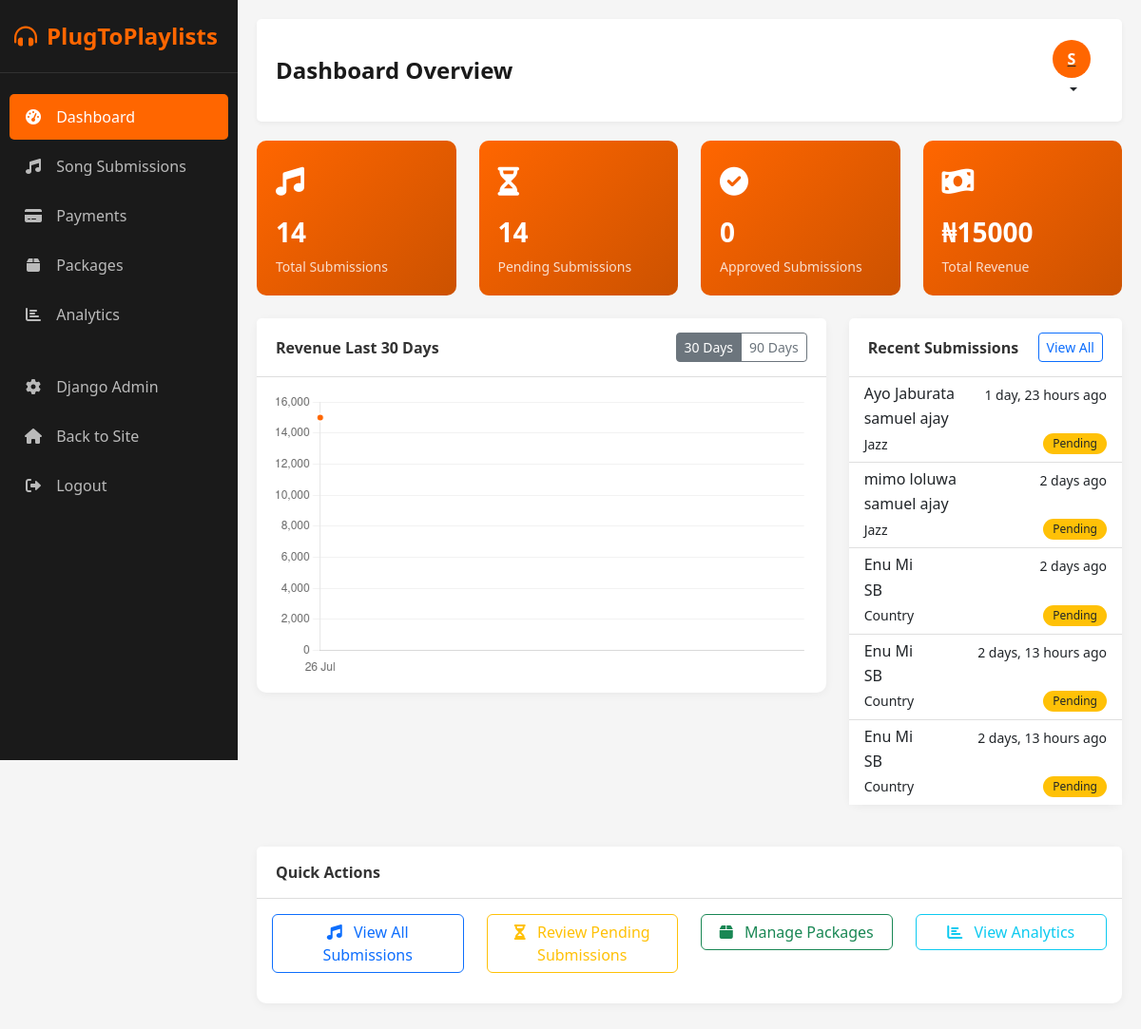
/admin-dashboard/ (signed in), run on the app's committed database.
### landing/models.py (models this page shows, shortened)
class SongSubmission(models.Model):
    GENRE_CHOICES = [
        ('pop', 'Pop'),
        ('hiphop', 'Hip Hop/Rap'),
        ('rnb', 'R&B'),
        ('edm', 'Electronic/Dance'),
        ('rock', 'Rock'),
        ('alternative', 'Alternative'),
        ('country', 'Country'),
        ('jazz', 'Jazz'),
        ('classical', 'Classical'),
        ('other', 'Other'),
    ]
    LINK_TYPE_CHOICES = [
        ('spotify', 'Spotify'),
        ('youtube', 'YouTube Music'),
    ]
    PAYMENT_STATUS_CHOICES = [
        ('pending', 'Pending'),
        ('completed', 'Completed'),
        ('failed', 'Failed'),
    ]
    user = models.ForeignKey(User, on_delete=models.SET_NULL, null=True, blank=True)
    artist_name = models.CharField(max_length=100)
    song_title = models.CharField(max_length=100)
    genre = models.CharField(max_length=50, choices=GENRE_CHOICES)
    link_type = models.CharField(max_length=20, choices=LINK_TYPE_CHOICES)
    music_link = models.URLField()
    song_file = models.FileField(
        upload_to='song_submissions/%Y/%m/%d/',
        null=True,
        blank=True,
        help_text="Upload your song file if you don't have a streaming link"
    )
    email = models.EmailField()
    phone = models.CharField(max_length=20, blank=True, null=True)
    social_media = models.CharField(
        max_length=100,
        blank=True,
        help_text="Your Instagram/Twitter handle"
    )
    bio = models.TextField(
        blank=True,
        help_text="Tell us about yourself and your music"
    )
    submission_date = models.DateTimeField(auto_now_add=True)
    is_approved = models.BooleanField(default=False)
    notes = models.TextField(
        blank=True,
        help_text="Internal notes about this submission"
    )
    package = models.ForeignKey(
        Package,
        on_delete=models.SET_NULL,
        null=True,
        blank=True,
        help_text="Selected package for this submission"
    )
    payment_status = models.CharField(
        max_length=20,
        choices=PAYMENT_STATUS_CHOICES,
        default='pending'
    )
    transaction_reference = models.CharField(
        max_length=100,
        blank=True,
        help_text="Flutterwave transaction reference"
    )
    payment_date = models.DateTimeField(
        null=True,
        blank=True,
        help_text="When payment was completed"
    )
    class Meta:
        ordering = ['-submission_date']
        verbose_name = "Song Submission"
        verbose_name_plural = "Song Submissions"
        indexes = [
            models.Index(fields=['artist_name']),
            models.Index(fields=['song_title']),
            models.Index(fields=['submission_date']),
            models.Index(fields=['payment_status']),
        ]

### admin_dashboard/decorators.py (the view)
    def wrapper(request, *args, **kwargs):
        if not check_admin(request.user):
            messages.error(request, "You don't have permission to access the admin dashboard.")
            return redirect('admin_dashboard:login')
        return decorated_view(request, *args, **kwargs)

### admin_dashboard/templates/admin_dashboard/dashboard_home.html (shortened to what this page needs)
{% extends 'admin_dashboard/base.html' %}
{% block header_title %}Dashboard Overview{% endblock %}
{% block content %}
<div class="row">
    <div class="col-md-3 mb-4">
        <div class="stats-card">
            <div class="stats-icon">
                <i class="fas fa-music"></i>
            </div>
            <div class="stats-number">{{ total_submissions }}</div>
            <div class="stats-title">Total Submissions</div>
        </div>
    </div>
    <div class="col-md-3 mb-4">
        <div class="stats-card">
            <div class="stats-icon">
                <i class="fas fa-hourglass-half"></i>
            </div>
            <div class="stats-number">{{ pending_submissions }}</div>
            <div class="stats-title">Pending Submissions</div>
        </div>
    </div>
    <div class="col-md-3 mb-4">
        <div class="stats-card">
            <div class="stats-icon">
                <i class="fas fa-check-circle"></i>
            </div>
            <div class="stats-number">{{ approved_submissions }}</div>
            <div class="stats-title">Approved Submissions</div>
        </div>
    </div>
    <div class="col-md-3 mb-4">
        <div class="stats-card">
            <div class="stats-icon">
                <i class="fas fa-money-bill-wave"></i>
            </div>
            <div class="stats-number">₦{{ total_revenue }}</div>
            <div class="stats-title">Total Revenue</div>
        </div>
    </div>
</div>
<div class="row">
    <div class="col-md-8 mb-4">
        <div class="card">
            <div class="card-header d-flex justify-content-between align-items-center">
                <span>Revenue Last 30 Days</span>
                <div class="btn-group" role="group">
                    <button type="button" class="btn btn-sm btn-outline-secondary active">30 Days</button>
                    <button type="button" class="btn btn-sm btn-outline-secondary">90 Days</button>
                </div>
            </div>
            <div class="card-body">
                <canvas id="revenueChart" height="300"></canvas>
            </div>
        </div>
    </div>
    <div class="col-md-4 mb-4">
        <div class="card">
            <div class="card-header d-flex justify-content-between align-items-center">
                <span>Recent Submissions</span>
                <a href="{% url 'admin_dashboard:song_list' %}" class="btn btn-sm btn-outline-primary">View All</a>
            </div>
            <div class="card-body p-0">
                <div class="list-group list-group-flush">
                    {% for song in recent_submissions %}
                    <a href="{% url 'admin_dashboard:song_detail' song.id %}"
                        class="list-group-item list-group-item-action">
                        <div class="d-flex w-100 justify-content-between">
                            <h6 class="mb-1">{{ song.song_title }}</h6>
                            <small>{{ song.submission_date|timesince }} ago</small>
                        </div>
                        <p class="mb-1">{{ song.artist_name }}</p>
                        <div class="d-flex justify-content-between align-items-center">
                            <small>{{ song.get_genre_display }}</small>
                            {% if song.is_approved %}
                            <span class="badge badge-approved">Approved</span>
                            {% else %}
                            <span class="badge badge-pending">Pending</span>
                            {% endif %}
                        </div>
                    </a>
                    {% empty %}
                    <div class="list-group-item">
                        <p class="mb-0 text-muted">No recent submissions</p>
                    </div>
                    {% endfor %}
                </div>
            </div>
        </div>
    </div>
</div>
<div class="row">
    <div class="col-md-12 mb-4">
        <div class="card">
            <div class="card-header">
                Quick Actions
            </div>
            <div class="card-body">
                <div class="row">
                    <div class="col-md-3 mb-3">
                        <a href="{% url 'admin_dashboard:song_list' %}" class="btn btn-outline-primary w-100">
                            <i class="fas fa-music me-2"></i> View All Submissions
                        </a>
                    </div>
                    <div class="col-md-3 mb-3">
                        <a href="{% url 'admin_dashboard:song_list' %}?status=pending" class="btn btn-outline-warning w-100">
                            <i class="fas fa-hourglass-half me-2"></i> Review Pending Submissions
                        </a>
                    </div>
                    <div class="col-md-3 mb-3">
                        <a href="{% url 'admin_dashboard:package_list' %}" class="btn btn-outline-success w-100">
                            <i class="fas fa-box me-2"></i> Manage Packages
                        </a>
                    </div>
                    <div class="col-md-3 mb-3">
                        <a href="{% url 'admin_dashboard:analytics' %}" class="btn btn-outline-info w-100">
                            <i class="fas fa-chart-bar me-2"></i> View Analytics
                        </a>
                    </div>
                </div>
            </div>
        </div>
    </div>
</div>
{% block extra_js %}
<script>
    // Revenue chart
    const revenueCtx = document.getElementById('revenueChart').getContext('2d');
    const revenueChart = new Chart(revenueCtx, {
        type: 'line',
        data: {
            labels: {{ chart_labels|safe }},
    datasets: [{
        label: 'Revenue (₦)',
                data: {{ chart_data|safe }},
        backgroundColor: 'rgba(255, 102, 0, 0.1)',
        borderColor: '#ff6600',
        borderWidth: 2,
        tension: 0.4,
        fill: true,
        pointBackgroundColor: '#ff6600',
        pointBorderColor: '#fff',
        pointBorderWidth: 2,
        pointRadius: 4,
        pointHoverRadius: 6
            }]
        },
    options: {
        responsive: true,
            maintainAspectRatio: false,
                scales: {
            y: {
                beginAtZero: true,
                    grid: {
                    color: 'rgba(0, 0, 0, 0.05)'
                }
            },
            x: {
                grid: {
                    display: false
                }
            }
        },
        plugins: {
            legend: {
                display: false
            }
        }
    }
    });
</script>
{% endblock %}
{% endblock %}

### admin_dashboard/templates/admin_dashboard/base.html (shortened to what this page needs)
<!DOCTYPE html>
<html lang="en">
<head>
    <link href="https://cdn.jsdelivr.net/npm/bootstrap@5.2.3/dist/css/bootstrap.min.css" rel="stylesheet">
    <link rel="stylesheet" href="https://cdnjs.cloudflare.com/ajax/libs/font-awesome/6.0.0/css/all.min.css">
</head>
<body>
    <div class="admin-sidebar">
        <div class="brand">
            <a href="{% url 'admin_dashboard:home' %}" class="brand-logo">
                <i class="fas fa-headphones-alt"></i>
                <span>PlugToPlaylists</span>
            </a>
        </div>
        <ul class="nav flex-column">
            <li class="nav-item">
                <a class="nav-link {% if request.resolver_match.url_name == 'home' %}active{% endif %}" href="{% url 'admin_dashboard:home' %}">
                    <i class="fas fa-tachometer-alt"></i>
                    <span>Dashboard</span>
                </a>
            </li>
            <li class="nav-item">
                <a class="nav-link {% if 'song' in request.resolver_match.url_name %}active{% endif %}" href="{% url 'admin_dashboard:song_list' %}">
                    <i class="fas fa-music"></i>
                    <span>Song Submissions</span>
                </a>
            </li>
            <li class="nav-item">
                <a class="nav-link {% if 'payment' in request.resolver_match.url_name %}active{% endif %}" href="{% url 'admin_dashboard:payment_list' %}">
                    <i class="fas fa-credit-card"></i>
                    <span>Payments</span>
                </a>
            </li>
            <li class="nav-item">
                <a class="nav-link {% if 'package' in request.resolver_match.url_name %}active{% endif %}" href="{% url 'admin_dashboard:package_list' %}">
                    <i class="fas fa-box"></i>
                    <span>Packages</span>
                </a>
            </li>
            <li class="nav-item">
                <a class="nav-link {% if request.resolver_match.url_name == 'analytics' %}active{% endif %}" href="{% url 'admin_dashboard:analytics' %}">
                    <i class="fas fa-chart-bar"></i>
                    <span>Analytics</span>
                </a>
            </li>
            <li class="nav-item mt-4">
                <a class="nav-link" href="{% url 'admin:index' %}">
                    <i class="fas fa-cog"></i>
                    <span>Django Admin</span>
                </a>
            </li>
            <li class="nav-item">
                <a class="nav-link" href="{% url 'landing:index' %}">
                    <i class="fas fa-home"></i>
                    <span>Back to Site</span>
                </a>
            </li>
            <li class="nav-item">
                <a class="nav-link" href="{% url 'accounts:logout' %}">
                    <i class="fas fa-sign-out-alt"></i>
                    <span>Logout</span>
                </a>
            </li>
        </ul>
    </div>
    <div class="admin-content">
        <div class="dashboard-header">
            <h1>{% block header_title %}Admin Dashboard{% endblock %}</h1>
            <div class="user-profile">
                <div class="dropdown">
                    <button class="btn btn-link dropdown-toggle text-dark" type="button" id="dropdownMenuButton" data-bs-toggle="dropdown" aria-expanded="false">
                        <div class="avatar">{{ request.user.username.0|upper }}</div>
                    </button>
                </div>
            </div>
        </div>
        {% block content %}{% endblock %}
    </div>
    {% block extra_js %}{% endblock %}
</body>
</html>

### admin_dashboard/templates/admin_dashboard/base.html (style rules this page uses)
:root { --primary-color: #ff6600; --primary-dark: #cc5200; --secondary-color: #1a1a1a; --light-bg: #f5f5f5; --text-color: #333333; --border-color: #dddddd; }
body { background-color: var(--light-bg); color: var(--text-color); font-family: 'Segoe UI', Tahoma, Geneva, Verdana, sans-serif; }
.admin-sidebar { background-color: var(--secondary-color); color: white; height: 100vh; position: fixed; padding-top: 20px; width: 250px; }
.admin-sidebar .brand { padding: 0 15px 20px; border-bottom: 1px solid rgba(255, 255, 255, 0.1); margin-bottom: 20px; }
.admin-sidebar .brand-logo { color: var(--primary-color); font-size: 24px; font-weight: bold; text-decoration: none; display: flex; align-items: center; }
.admin-sidebar .brand-logo i { margin-right: 10px; }
.admin-sidebar .nav-link { color: rgba(255, 255, 255, 0.7); padding: 12px 15px; border-radius: 5px; margin: 2px 10px; transition: all 0.3s; }
.admin-sidebar .nav-link.active { background-color: var(--primary-color); color: white; }
.admin-sidebar .nav-link i { margin-right: 10px; width: 20px; text-align: center; }
.admin-content { margin-left: 250px; padding: 20px; }
.dashboard-header { background-color: white; padding: 15px 20px; border-radius: 5px; box-shadow: 0 2px 5px rgba(0, 0, 0, 0.05); margin-bottom: 20px; display: flex; justify-content: space-between; align-items: center; }
.dashboard-header h1 { margin: 0; font-size: 24px; font-weight: bold; color: var(--secondary-color); }
.user-profile { display: flex; align-items: center; gap: 10px; }
.user-profile .avatar { width: 40px; height: 40px; border-radius: 50%; background-color: var(--primary-color); color: white; display: flex; align-items: center; justify-content: center; font-weight: bold; }
.card { border: none; border-radius: 10px; box-shadow: 0 2px 10px rgba(0, 0, 0, 0.05); margin-bottom: 20px; }
.card-header { background-color: white; border-bottom: 1px solid var(--border-color); padding: 15px 20px; font-weight: bold; }
.stats-card { background: linear-gradient(135deg, var(--primary-color) 0%, var(--primary-dark) 100%); color: white; border-radius: 10px; padding: 20px; height: 100%; }
.stats-card .stats-icon { font-size: 30px; margin-bottom: 10px; }
.stats-card .stats-number { font-size: 28px; font-weight: bold; margin-bottom: 5px; }
.stats-card .stats-title { font-size: 14px; opacity: 0.8; }
.badge { padding: 5px 10px; border-radius: 20px; font-weight: 500; }
.badge-pending { background-color: #ffc107; color: #212529; }

### data on the page
SongSubmission: song_title "Ayo Jaburata", submission_date "1 day, 23 hours", artist_name "samuel ajay", genre "Jazz", is_approved "Pending"
SongSubmission: song_title "mimo loluwa", submission_date "2 days", artist_name "samuel ajay", genre "Jazz", is_approved "Pending"
SongSubmission: song_title "Enu Mi", submission_date "2 days", artist_name "SB", genre "Country", is_approved "Pending"
SongSubmission: song_title "Enu Mi", submission_date "2 days, 13 hours", artist_name "SB", genre "Country", is_approved "Pending"
SongSubmission: song_title "Enu Mi", submission_date "2 days, 13 hours", artist_name "SB", genre "Country", is_approved "Pending"

### other printed values
{{ request.user.username.0|upper }} "S"
{{ total_submissions }} "14"
{{ pending_submissions }} "14"
{{ approved_submissions }} "0"
{{ total_revenue }} "15000"
chart data {{ chart_data|safe }} [15000.0], [15000.0]
